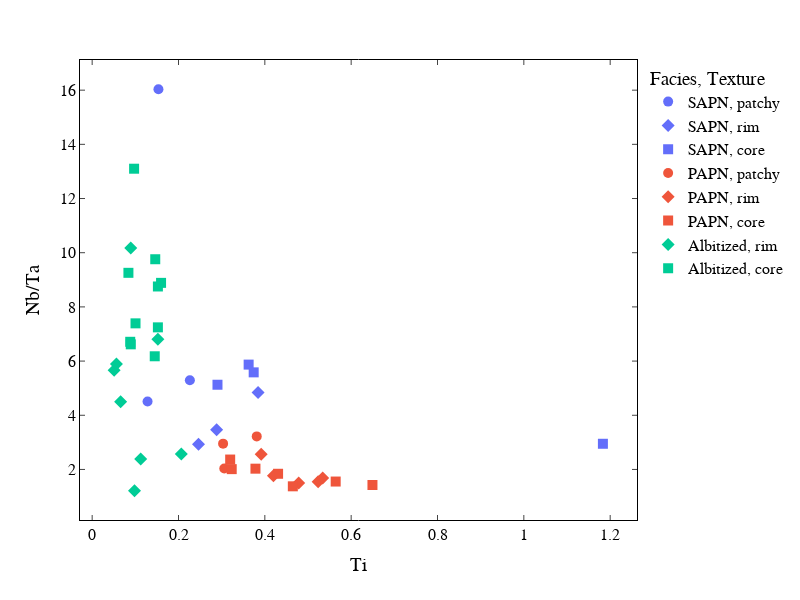

This figure's notebook cell:
### Code cell
# --- plot binary scatter graphs

fig = px.scatter(df_CGM, x="Ti", y="Nb/Ta", color="Facies", symbol="Texture", hover_data=["Sample","Comment"],
                width=800, height=600)
#                  size="Ti",text=df_analysis["Comment"].str.slice(start=-4))


fig.update_layout(plot_bgcolor="white")
fig.update_traces(textposition='top center')

fig.update_traces(marker=dict(size=10))

fig.update_layout(font=dict(family="Arial",size=16,color="black")) 

fig.update_xaxes(ticks='inside',zeroline=True,linecolor="black",showgrid=False,mirror="allticks")#, range=(0.1,1.3))
fig.update_yaxes(ticks='inside',zeroline=True,linecolor="black",showgrid=False,mirror="allticks")#, range=(0,9))


# fig.write_image("Ore_Rutile_NbTar-Fe.pdf")
fig.show()

### Figure 1 — Plotly figure (JSON) as saved in the notebook; plotly's stock layout.template omitted (floating-point values rounded to 4 significant figures)
{"data": [{"customdata": [["BU04", "BU04-Ore1.2 "], ["BU04", "BU04-Ore1.8 "], ["BU04", "BU04-Ore1.10 "]], "hovertemplate": "Facies=SAPN<br>Texture=patchy<br>Ti=%{x}<br>Nb/Ta=%{y}<br>Sample=%{customdata[0]}<br>Comment=%{customdata[1]}<extra></extra>", "legendgroup": "SAPN, patchy", "marker": {"color": "#636efa", "size": 10, "symbol": "circle"}, "mode": "markers", "name": "SAPN, patchy", "orientation": "v", "showlegend": true, "textposition": "top center", "type": "scatter", "x": [0.1536, 0.2263, 0.1283], "xaxis": "x", "y": [16.03, 5.293, 4.506], "yaxis": "y"}, {"customdata": [["BU04", "BU04-Ore1.3 "], ["BU04", "BU04-Ore1.4 "], ["BU04", "BU04-Ore1.9 "]], "hovertemplate": "Facies=SAPN<br>Texture=rim<br>Ti=%{x}<br>Nb/Ta=%{y}<br>Sample=%{customdata[0]}<br>Comment=%{customdata[1]}<extra></extra>", "legendgroup": "SAPN, rim", "marker": {"color": "#636efa", "size": 10, "symbol": "diamond"}, "mode": "markers", "name": "SAPN, rim", "orientation": "v", "showlegend": true, "textposition": "top center", "type": "scatter", "x": [0.2464, 0.2884, 0.3843], "xaxis": "x", "y": [2.927, 3.465, 4.843], "yaxis": "y"}, {"customdata": [["BU04", "BU04-Ore1.5 "], ["BU04", "BU04-Ore1.6 "], ["BU04", "BU04-Ore1.7 "], ["BU04", "BU04-Ore2_coltan2 "]], "hovertemplate": "Facies=SAPN<br>Texture=core<br>Ti=%{x}<br>Nb/Ta=%{y}<br>Sample=%{customdata[0]}<br>Comment=%{customdata[1]}<extra></extra>", "legendgroup": "SAPN, core", "marker": {"color": "#636efa", "size": 10, "symbol": "square"}, "mode": "markers", "name": "SAPN, core", "orientation": "v", "showlegend": true, "textposition": "top center", "type": "scatter", "x": [0.2903, 0.3625, 0.3742, 1.183], "xaxis": "x", "y": [5.127, 5.87, 5.584, 2.948], "yaxis": "y"}, {"customdata": [["BU19TS", "BU19TS-coltan1.3 "], ["BU19TS", "BU19TS-coltan2.4 "], ["BU19TS", "BU19TS-coltan2.5 "]], "hovertemplate": "Facies=PAPN<br>Texture=patchy<br>Ti=%{x}<br>Nb/Ta=%{y}<br>Sample=%{customdata[0]}<br>Comment=%{customdata[1]}<extra></extra>", "legendgroup": "PAPN, patchy", "marker": {"color": "#EF553B", "size": 10, "symbol": "circle"}, "mode": "markers", "name": "PAPN, patchy", "orientation": "v", "showlegend": true, "textposition": "top center", "type": "scatter", "x": [0.3812, 0.3061, 0.3033], "xaxis": "x", "y": [3.22, 2.033, 2.953], "yaxis": "y"}, {"customdata": [["BU19TS", "BU19TS-coltan1.1 "], ["BU19TS", "BU19TS-coltan1.5 "], ["BU19TS", "BU19TS-coltan1.6 "], ["BU19TS", "BU19TS-coltan2.6 "], ["BU19TS", "BU19TS-coltan3.1 "]], "hovertemplate": "Facies=PAPN<br>Texture=rim<br>Ti=%{x}<br>Nb/Ta=%{y}<br>Sample=%{customdata[0]}<br>Comment=%{customdata[1]}<extra></extra>", "legendgroup": "PAPN, rim", "marker": {"color": "#EF553B", "size": 10, "symbol": "diamond"}, "mode": "markers", "name": "PAPN, rim", "orientation": "v", "showlegend": true, "textposition": "top center", "type": "scatter", "x": [0.4785, 0.5235, 0.534, 0.4199, 0.3916], "xaxis": "x", "y": [1.501, 1.545, 1.687, 1.764, 2.561], "yaxis": "y"}, {"customdata": [["BU19TS", "BU19TS-coltan1.2 "], ["BU19TS", "BU19TS-coltan1.4 "], ["BU19TS", "BU19TS-coltan1.7 "], ["BU19TS", "BU19TS-coltan2.2 "], ["BU19TS", "BU19TS-coltan2.3 "], ["BU19TS", "BU19TS-coltan3.2 "], ["BU19TS", "BU19TS-coltan3.3 "]], "hovertemplate": "Facies=PAPN<br>Texture=core<br>Ti=%{x}<br>Nb/Ta=%{y}<br>Sample=%{customdata[0]}<br>Comment=%{customdata[1]}<extra></extra>", "legendgroup": "PAPN, core", "marker": {"color": "#EF553B", "size": 10, "symbol": "square"}, "mode": "markers", "name": "PAPN, core", "orientation": "v", "showlegend": true, "textposition": "top center", "type": "scatter", "x": [0.3783, 0.4307, 0.5641, 0.3233, 0.3197, 0.6493, 0.4648], "xaxis": "x", "y": [2.029, 1.841, 1.554, 2.012, 2.366, 1.426, 1.378], "yaxis": "y"}, {"customdata": [["BU24", "BU24-coltan1.1 "], ["BU24", "BU24-coltan2.1 "], ["BU24", "BU24-coltan3.2 "], ["BU24", "BU24-coltan3.3 "], ["BU24", "BU24-coltan3.6 "], ["BU24", "BU24-Ore4.1"], ["BU24", "BU24-Ore4.4"], ["BU24", "BU24-Ore4.6"]], "hovertemplate": "Facies=Albitized<br>Texture=rim<br>Ti=%{x}<br>Nb/Ta=%{y}<br>Sample=%{customdata[0]}<br>Comment=%{customdata[1]}<extra></extra>", "legendgroup": "Albitized, rim", "marker": {"color": "#00cc96", "size": 10, "symbol": "diamond"}, "mode": "markers", "name": "Albitized, rim", "orientation": "v", "showlegend": true, "textposition": "top center", "type": "scatter", "x": [0.08938, 0.1522, 0.09804, 0.2065, 0.1125, 0.06595, 0.05082, 0.05629], "xaxis": "x", "y": [10.17, 6.808, 1.214, 2.569, 2.386, 4.503, 5.664, 5.891], "yaxis": "y"}, {"customdata": [["BU24", "BU24-coltan1.2 "], ["BU24", "BU24-coltan2.2 "], ["BU24", "BU24-coltan2.3 "], ["BU24", "BU24-coltan3.1 "], ["BU24", "BU24-coltan3.4 "], ["BU24", "BU24-coltan3.5 "], ["BU24", "BU24-Ore4.2"], ["BU24", "BU24-Ore4.3"], ["BU24", "BU24-Ore4.5"], ["BU24", "BU24-Ore4.7"]], "hovertemplate": "Facies=Albitized<br>Texture=core<br>Ti=%{x}<br>Nb/Ta=%{y}<br>Sample=%{customdata[0]}<br>Comment=%{customdata[1]}<extra></extra>", "legendgroup": "Albitized, core", "marker": {"color": "#00cc96", "size": 10, "symbol": "square"}, "mode": "markers", "name": "Albitized, core", "orientation": "v", "showlegend": true, "textposition": "top center", "type": "scatter", "x": [0.08399, 0.1523, 0.145, 0.1004, 0.0882, 0.08945, 0.1523, 0.09715, 0.1461, 0.1596], "xaxis": "x", "y": [9.258, 7.245, 6.177, 7.393, 6.712, 6.618, 8.754, 13.1, 9.759, 8.887], "yaxis": "y"}], "layout": {"font": {"color": "black", "family": "Arial", "size": 16}, "height": 600, "legend": {"title": {"text": "Facies, Texture"}, "tracegroupgap": 0}, "margin": {"t": 60}, "plot_bgcolor": "white", "width": 800, "xaxis": {"anchor": "y", "domain": [0, 1], "linecolor": "black", "mirror": "allticks", "showgrid": false, "ticks": "inside", "title": {"text": "Ti"}, "zeroline": true}, "yaxis": {"anchor": "x", "domain": [0, 1], "linecolor": "black", "mirror": "allticks", "showgrid": false, "ticks": "inside", "title": {"text": "Nb/Ta"}, "zeroline": true}}}
